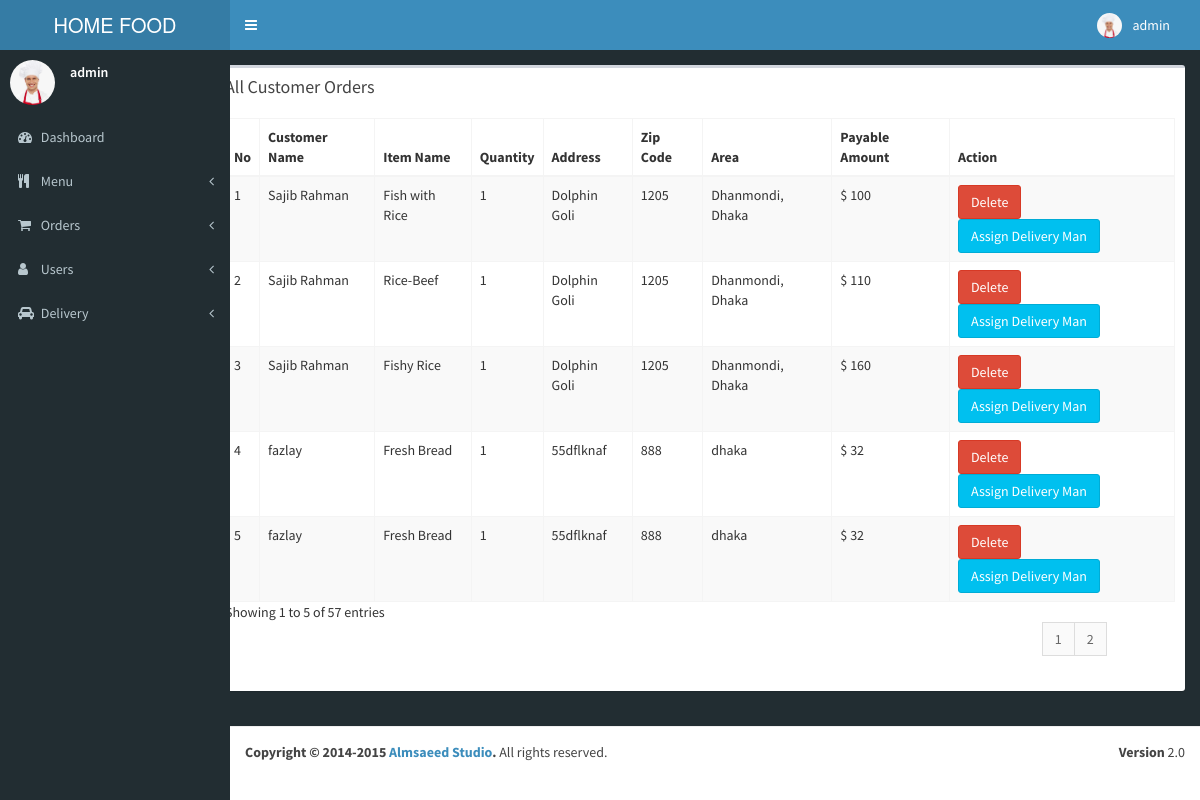
The app's page /admin/show_orders.php (signed in) with its own data.
### tables this page shows
CREATE TABLE `user` (
  `id` int(11) NOT NULL,
  `full_name` varchar(255) NOT NULL,
  `email` varchar(255) NOT NULL,
  `phone_number` varchar(255) NOT NULL,
  `password` varchar(255) NOT NULL,
  `user_role` varchar(255) NOT NULL,
  `user_address` varchar(500) DEFAULT NULL,
  `user_zip` varchar(10) DEFAULT NULL,
  `user_area` varchar(55) DEFAULT NULL,
  `shop_name` varchar(55) DEFAULT NULL,
  `nid_number` varchar(15) DEFAULT NULL,
  `profile_image` varchar(255) DEFAULT 'uploads/default-profile-picture.jpg'
);

CREATE TABLE `customer_order` (
  `id` int(11) NOT NULL,
  `user_id` int(11) NOT NULL,
  `order_date` date NOT NULL,
  `shop_id` int(11) NOT NULL,
  `item_id` int(11) NOT NULL,
  `item_quantity` int(11) NOT NULL,
  `payable_amount` bigint(20) NOT NULL,
  `status` varchar(255) NOT NULL
);

CREATE TABLE `menu_items` (
  `id` int(11) NOT NULL,
  `item_name` varchar(255) NOT NULL,
  `medium_price` mediumint(9) NOT NULL,
  `family_price` mediumint(9) NOT NULL,
  `xl_price` mediumint(9) NOT NULL,
  `description` varchar(255) NOT NULL,
  `item_image` varchar(255) NOT NULL,
  `user_id` int(11) DEFAULT NULL
);

### admin/show_orders.php (the view, shortened to what this page needs)
<?php require('./_includes/head.php'); ?>
<?php require('./_includes/header.php'); ?>
<?php require('./_includes/sidebar.php'); ?>
<?php
include_once '../db_connection.php';
$results_per_page = 5;
$page = isset($_GET['page']) ? $_GET['page'] : 1;
$offset = ($page - 1) * $results_per_page;
?>
<section class="content">
  <div class="row">
    <div class="col-md-2"></div>
    <div class="col-md-10">
      <div class="box">
        <div class="box-header">
          <h3 class="box-title">All Customer Orders</h3>
        </div>
        <div class="box-body">
          <table id="example1" class="table table-bordered table-striped">
            <thead>
              <tr>
                <th>No</th>
                <th>Customer Name</th>
                <th>Item Name</th>
                <th>Quantity</th>
                <th>Address</th>
                <th>Zip Code</th>
                <th>Area</th>
                <th>Payable Amount</th>
                <th>Action</th>
              </tr>
            </thead>
            <tbody>
              <?php
if($_SESSION['userRole'] == 'admin'){
  $sql = "SELECT
          o.id,
          u.full_name,
          m.item_name,
          o.item_quantity,
          u.user_address,
          u.user_zip,
          u.user_area,
          o.payable_amount,
          o.status
          FROM
          customer_order AS o
          JOIN
          user AS u ON o.user_id = u.id
          JOIN
          menu_items AS m ON o.item_id = m.id
          LIMIT $results_per_page OFFSET $offset";
              $rev = mysqli_query($conn, $sql);
              $item_number = 1;
}
              while ($order = mysqli_fetch_assoc($rev)) {
              ?>
                <tr>
                  <td><?php echo $item_number ?></td>
                  <td><?php echo $order['full_name']; ?></td>
                  <td><?php echo $order['item_name']; ?></td>
                  <td><?php echo $order['item_quantity']; ?></td>
                  <td><?php echo $order['user_address']; ?></td>
                  <td><?php echo $order['user_zip']; ?></td>
                  <td><?php echo $order['user_area']; ?></td>
                  <td>$ <?php echo $order['payable_amount']; ?></td>
                  <td>
                    <a style="color: #fff;" href="show_orders.php?id=<?= $order['id']; ?>">
                      <button class="btn btn-danger" onclick="return confirm('Are you sure you want to Delete this Order?')">Delete</button>
                    </a>
                    <?php if (isset($order['status']) && $order['status'] == 'pending') { ?>
                      <a style="color: #fff;" href="assign_delivery_man.php?id=<?= $order['id']; ?>">
                        <button class="btn btn-info">Assign Delivery Man</button>
                      </a>
                    <?php $item_number++;
                    } ?>
                  </td>
                </tr>
              <?php
              } ?>
            </tbody>
          </table>
          <div class="row">
            <div class="col-md-10">
              <div class="dataTables_info" id="example2_info">
                Showing 1 to 5 of 57 entries
              </div>
            </div>
            <?php
            $sql_count = "SELECT COUNT(*) AS total FROM menu_items";
            $result_count = $conn->query($sql_count);
            $row_count = $result_count->fetch_assoc();
            $total_pages = ceil($row_count['total'] / $results_per_page);
            ?>
            <div class="col-md-2">
              <div class="dataTables_paginate paging_bootstrap">
                <ul class="pagination">
                  <?php for ($i = 1; $i <= $total_pages; $i++) { ?>
                    <li>
                      <?php echo '<a href="?page=' . $i . '">' . $i . '</a> '; ?>
                    </li>
                  <?php } ?>
                </ul>
              </div>
            </div>
          </div>
        </div>
      </div>
    </div>
  </div>
</section>
</div>
<?php require('./_includes/footer.php'); ?>

### admin/_includes/header.php (shortened to what this page needs)
<?php
$userID = $_SESSION['userID'];
if (!isset($_SESSION['isLoggedIn'])) {
  header('Location: ../signin.php');
  exit;
} elseif($_SESSION['userRole'] == 'admin' || $_SESSION['userRole'] == 'seller' ) {
  ?><header class="main-header">
  <a href="index.php" class="logo">HOME FOOD</a>
  <nav class="navbar navbar-static-top" role="navigation">
    <a href="#" class="sidebar-toggle" data-toggle="offcanvas" role="button">
    </a>
    <div class="navbar-custom-menu">
      <ul class="nav navbar-nav">
<?php
include_once '../db_connection.php';
$sql = "SELECT * FROM user WHERE id = $userID";
$user = $conn->query($sql);
$info = mysqli_fetch_assoc($user);
?>
        <li class="dropdown user user-menu">
          <a href="#" class="dropdown-toggle" data-toggle="dropdown">
            <img src="../<?php echo $info['profile_image']; ?>" class="user-image" alt="User Image" />
            <span class="hidden-xs"><?php echo $_SESSION['userName'] ?></span>
          </a>
        </li>
      </ul>
    </div>
  </nav>
</header>
<?php
}else{
  header('Location: ../index.php');
};
?>

### admin/_includes/sidebar.php (shortened to what this page needs)
<?php
include_once '../db_connection.php';
$sql = "SELECT * FROM user WHERE id = $userID";
$user = $conn->query($sql);
$info = mysqli_fetch_assoc($user);
?>
      <aside class="main-sidebar">
        <section class="sidebar">
          <div class="user-panel">
            <div class="pull-left image">
              <img src="../<?php echo $info['profile_image']; ?>" class="img-circle" alt="User Image" />
            </div>
            <div class="pull-left info">
              <p><?php echo $_SESSION['userName']; ?></p>
            </div>
          </div>
          <ul class="sidebar-menu">
            <li>
              <a href="index.php">
                <i class="fa fa-dashboard"></i> <span>Dashboard</span>
              </a>
            </li>
            <li class="treeview">
              <a href="#">
                <i class="fa fa-cutlery"></i>
                <span>Menu</span>
                <i class="fa fa-angle-left pull-right"></i>
              </a>
            </li>
            <li class="treeview">
              <a href="#">
                <i class="fa fa-shopping-cart"></i>
                <span>Orders</span>
                <i class="fa fa-angle-left pull-right"></i>
              </a>
            </li>
            <?php if( $_SESSION['userRole'] == 'admin') { ?>
            <li class="treeview">
              <a href="#">
                <i class="fa fa-user"></i>
                <span>Users</span>
                <i class="fa fa-angle-left pull-right"></i>
              </a>
            </li>
            <?php } ?>
            <li class="treeview">
              <a href="#">
                <i class="fa fa-car"></i>
                <span>Delivery</span>
                <i class="fa fa-angle-left pull-right"></i>
              </a>
            </li>
          </ul>
        </section>
      </aside>

### records on screen
user: profile_image (picture)
customer_order: item_number "1", user.full_name "Sajib Rahman", item.item_name "Fish with Rice", item_quantity "1", user.user_address "Dolphin Goli", user.user_zip "1205", user.user_area "Dhanmondi, Dhaka", payable_amount "100"
customer_order: item_number "2", user.full_name "Sajib Rahman", item.item_name "Rice-Beef", item_quantity "1", user.user_address "Dolphin Goli", user.user_zip "1205", user.user_area "Dhanmondi, Dhaka", payable_amount "110"
customer_order: item_number "3", user.full_name "Sajib Rahman", item.item_name "Fishy Rice", item_quantity "1", user.user_address "Dolphin Goli", user.user_zip "1205", user.user_area "Dhanmondi, Dhaka", payable_amount "160"
customer_order: item_number "4", user.full_name "fazlay", item.item_name "Fresh Bread", item_quantity "1", user.user_address "55dflknaf", user.user_zip "888", user.user_area "dhaka", payable_amount "32"
customer_order: item_number "5", user.full_name "fazlay", item.item_name "Fresh Bread", item_quantity "1", user.user_address "55dflknaf", user.user_zip "888", user.user_area "dhaka", payable_amount "32"

### other values on screen
$_SESSION['userName'] "admin"
